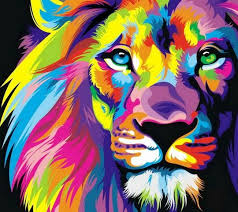
#> input picture 2.jpg, 238 x 212 px, found by its file name
$ jupyter execute 'Color Identification in Images Task.ipynb'   (shell and % lines are left out)
#> lines starting #> are read from the running program, lines starting #| are printed output that depends on the picture
# THE SPARK FOUNDATION INTERNSHIP(GRIPJUNE 2021)
# Name: Anjali Hinge
# Domain: Computer Vision & IOT (Non-Technical)
# TASK 2 :Color Identification in Images
## I have used KMeans Clustering Algorithm for colors Detection in images
# Step-1: Importing Libraries

[cell 1]
import os
import cv2
import numpy as np
import matplotlib.pyplot as plt
from collections import Counter
from sklearn.cluster import KMeans
from skimage.color import rgb2lab, deltaE_cie76

# Step-2: Reading image

[cell 2]
image = cv2.imread('C:/Users/ANJALI HINGE/Downloads/Color-Identification-in-Images-main/Color-Identification-in-Images-main/2.jpg')
#> image is the input picture: shape (212, 238, 3); mean B, G, R 99.1, 105.3, 128.8
image.shape
# image = cv2.imread('1.jpg')
print("The type of this input is {}".format(type(image)))
#| The type of this input is <class 'numpy.ndarray'>
print("Shape: {}".format(image.shape))
#| Shape: (212, 238, 3)
plt.imshow(image)

The color of the image looks a bit off. This is because, by default, OpenCV reads image in the sequence Blue Green Red (BGR). Thus, to view the actual image we need to convert the rendering to Red Green Blue (RGB).

[cell 3]
image = cv2.imread('C:/Users/ANJALI HINGE/Downloads/Color-Identification-in-Images-main/Color-Identification-in-Images-main/1.jpg')
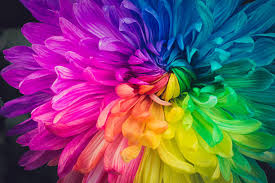
#> input picture 1.jpg, 275 x 183 px, found by its file name
#> image is the input picture: shape (183, 275, 3); mean B, G, R 108.2, 80.8, 116.6
image.shape
# image = cv2.imread('1.jpg')
print("The type of this input is {}".format(type(image)))
#| The type of this input is <class 'numpy.ndarray'>
#print("Shape: {}".format(image.shape))
plt.imshow(image)

[cell 4]
resized_image = cv2.resize(image, (1200, 600))
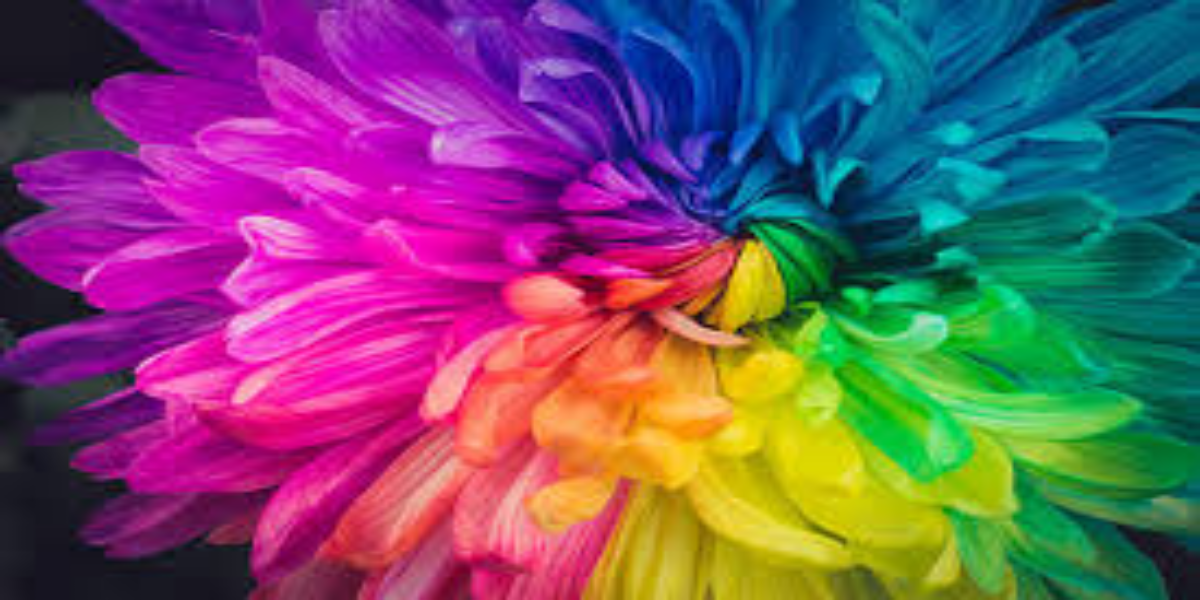
#> resized_image: shape (600, 1200, 3); mean B, G, R 108.1, 80.7, 116.5
plt.imshow(resized_image)

[cell 5]
# COLOR IDNTIFICATION
def RGB2HEX(color):
    return "#{:02x}{:02x}{:02x}".format(int(color[0]), int(color[1]), int(color[2]))

KMeans expects flattened array as input during its fit method. Thus, we need to reshape the image using numpy. Then, we can apply KMeans to first fit and then predict on the image to get the results. Then, the cluster colors are identified an arranged in the correct order. We plot the colors as a pie chart.

I have combined all the steps in two method.

[cell 6]
def get_image(image_path):
    image = cv2.imread(image_path)
    image = cv2.cvtColor(image, cv2.COLOR_BGR2RGB)
#> image: shape (212, 238, 3)
    return image

[cell 7]
def get_colors(image, number_of_colors, show_chart):

#> called with number_of_colors = 4, show_chart = True
    modified_image = cv2.resize(image, (600, 400), interpolation = cv2.INTER_AREA)
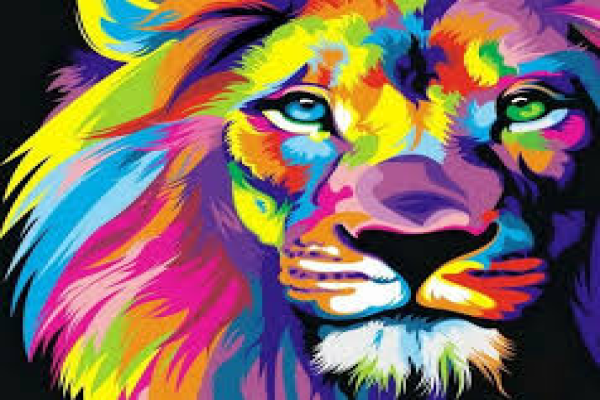
#> modified_image: shape (400, 600, 3); mean R, G, B 128.7, 105.3, 99
    modified_image = modified_image.reshape(modified_image.shape[0]*modified_image.shape[1], 3)
#     print(modified_image)
    clf = KMeans(n_clusters = number_of_colors)
    labels = clf.fit_predict(modified_image)
    print(labels)
#> (printed output is left out)

    counts = Counter(labels)
#> counts = {3: 69734, 0: 66506, 2: 69528, 1: 34232}

    center_colors = clf.cluster_centers_
    # We get ordered colors by iterating through the keys
    ordered_colors = [center_colors[i] for i in counts.keys()]
#> ordered_colors = [[25.14, 22.17, 49.31], [174.3, 68.08, 118], [219.6, 198.1, 83.69], [66.68, 157.9, 194.2]]
    hex_colors = [RGB2HEX(ordered_colors[i]) for i in counts.keys()]
#> hex_colors = ['#429dc2', '#191631', '#dbc653', '#ae4476']
    rgb_colors = [ordered_colors[i] for i in counts.keys()]
#> rgb_colors = [[66.68, 157.9, 194.2], [25.14, 22.17, 49.31], [219.6, 198.1, 83.69], [174.3, 68.08, 118]]

    if (show_chart):
        plt.figure(figsize = (8, 6))
        plt.pie(counts.values(), labels = hex_colors, colors = hex_colors)

    return rgb_colors

[cell 8]
get_colors(get_image('C:/Users/ANJALI HINGE/Downloads/Color-Identification-in-Images-main/Color-Identification-in-Images-main/2.jpg'), 4, True)
# get_colors(get_image('1.jpg'), 9, True)
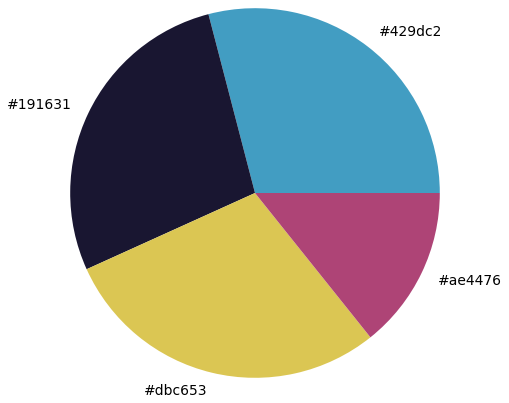
#> figure drawn by matplotlib, 1 panel
